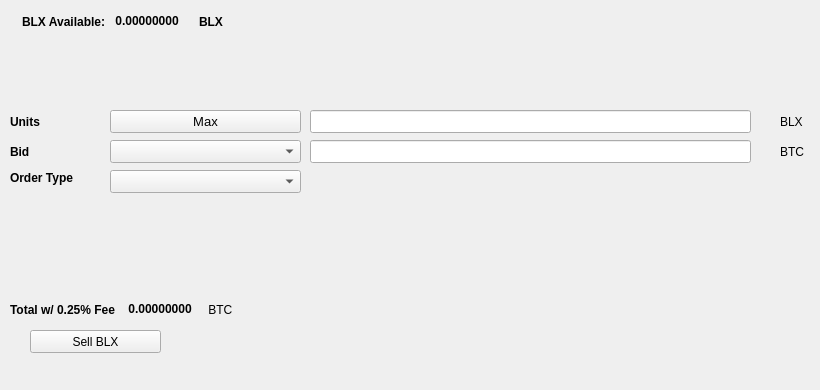
   <widget class="QWidget" name="SellTab">
    <attribute name="title">
     <string>Sell</string>
    </attribute>
    <widget class="QLabel" name="label_16">
     <property name="geometry">
      <rect>
       <x>780</x>
       <y>140</y>
       <width>31</width>
       <height>23</height>
      </rect>
     </property>
     <property name="text">
      <string>BTC</string>
     </property>
    </widget>
    <widget class="QComboBox" name="SellBidcomboBox">
     <property name="geometry">
      <rect>
       <x>110</x>
       <y>140</y>
       <width>191</width>
       <height>23</height>
      </rect>
     </property>
     <property name="font">
      <font>
       <pointsize>10</pointsize>
      </font>
     </property>
    </widget>
    <widget class="QLabel" name="label_18">
     <property name="geometry">
      <rect>
       <x>10</x>
       <y>110</y>
       <width>46</width>
       <height>23</height>
      </rect>
     </property>
     <property name="font">
      <font>
       <weight>75</weight>
       <bold>true</bold>
      </font>
     </property>
     <property name="text">
      <string>Units</string>
     </property>
    </widget>
    <widget class="QPushButton" name="Sell_Max_Amount">
     <property name="geometry">
      <rect>
       <x>110</x>
       <y>110</y>
       <width>191</width>
       <height>23</height>
      </rect>
     </property>
     <property name="font">
      <font>
       <pointsize>10</pointsize>
      </font>
     </property>
     <property name="text">
      <string>Max</string>
     </property>
    </widget>
    <widget class="QLabel" name="label_20">
     <property name="geometry">
      <rect>
       <x>10</x>
       <y>170</y>
       <width>91</width>
       <height>16</height>
      </rect>
     </property>
     <property name="font">
      <font>
       <weight>75</weight>
       <bold>true</bold>
      </font>
     </property>
     <property name="text">
      <string>Order Type</string>
     </property>
    </widget>
    <widget class="QComboBox" name="SellOrdertypeCombo">
     <property name="geometry">
      <rect>
       <x>110</x>
       <y>170</y>
       <width>191</width>
       <height>23</height>
      </rect>
     </property>
     <property name="font">
      <font>
       <pointsize>10</pointsize>
      </font>
     </property>
    </widget>
    <widget class="QLabel" name="label_21">
     <property name="geometry">
      <rect>
       <x>10</x>
       <y>140</y>
       <width>46</width>
       <height>23</height>
      </rect>
     </property>
     <property name="font">
      <font>
       <weight>75</weight>
       <bold>true</bold>
      </font>
     </property>
     <property name="text">
      <string>Bid</string>
     </property>
    </widget>
    <widget class="QLabel" name="label_22">
     <property name="geometry">
      <rect>
       <x>780</x>
       <y>110</y>
       <width>31</width>
       <height>23</height>
      </rect>
     </property>
     <property name="text">
      <string>BLX</string>
     </property>
    </widget>
    <widget class="QLineEdit" name="UnitsInputblx">
     <property name="geometry">
      <rect>
       <x>310</x>
       <y>110</y>
       <width>441</width>
       <height>23</height>
      </rect>
     </property>
     <property name="font">
      <font>
       <pointsize>9</pointsize>
       <weight>75</weight>
       <bold>true</bold>
      </font>
     </property>
    </widget>
    <widget class="QLineEdit" name="SellBidPriceEdit">
     <property name="geometry">
      <rect>
       <x>310</x>
       <y>140</y>
       <width>441</width>
       <height>23</height>
      </rect>
     </property>
     <property name="font">
      <font>
       <pointsize>9</pointsize>
       <weight>75</weight>
       <bold>true</bold>
      </font>
     </property>
    </widget>
    <widget class="QPushButton" name="SellblxBTN">
     <property name="geometry">
      <rect>
       <x>30</x>
       <y>330</y>
       <width>131</width>
       <height>23</height>
      </rect>
     </property>
     <property name="text">
      <string>Sell BLX</string>
     </property>
     <property name="icon">
      <iconset resource="../blx">
       <normaloff>:/icons/bitcoin</normaloff>:/icons/bitcoin</iconset>
     </property>
    </widget>
    <widget class="QWidget" name="layoutWidget3">
     <property name="geometry">
      <rect>
       <x>22</x>
       <y>12</y>
       <width>258</width>
       <height>19</height>
      </rect>
     </property>
     <layout class="QHBoxLayout" name="horizontalLayout">
      <item>
       <widget class="QLabel" name="label232_2">
        <property name="font">
         <font>
          <weight>75</weight>
          <bold>true</bold>
         </font>
        </property>
        <property name="text">
         <string>BLX Available:</string>
        </property>
       </widget>
      </item>
      <item>
       <widget class="QLabel" name="blxAvailableLabel">
        <property name="palette">
         <palette>
          <active>
           <colorrole role="WindowText">
            <brush brushstyle="SolidPattern">
             <color alpha="255">
              <red>0</red>
              <green>0</green>
              <blue>0</blue>
             </color>
            </brush>
           </colorrole>
           <colorrole role="Button">
            <brush brushstyle="SolidPattern">
             <color alpha="255">
              <red>0</red>
              <green>170</green>
              <blue>0</blue>
             </color>
            </brush>
           </colorrole>
           <colorrole role="Light">
            <brush brushstyle="SolidPattern">
             <color alpha="255">
              <red>0</red>
              <green>255</green>
              <blue>0</blue>
             </color>
            </brush>
           </colorrole>
           <colorrole role="Midlight">
            <brush brushstyle="SolidPattern">
             <color alpha="255">
              <red>0</red>
              <green>212</green>
              <blue>0</blue>
             </color>
            </brush>
           </colorrole>
           <colorrole role="Dark">
            <brush brushstyle="SolidPattern">
             <color alpha="255">
              <red>0</red>
              <green>85</green>
              <blue>0</blue>
             </color>
            </brush>
           </colorrole>
           <colorrole role="Mid">
            <brush brushstyle="SolidPattern">
             <color alpha="255">
              <red>0</red>
              <green>113</green>
              <blue>0</blue>
             </color>
            </brush>
           </colorrole>
           <colorrole role="Text">
            <brush brushstyle="SolidPattern">
             <color alpha="255">
              <red>0</red>
              <green>170</green>
              <blue>0</blue>
             </color>
            </brush>
           </colorrole>
           <colorrole role="BrightText">
            <brush brushstyle="SolidPattern">
             <color alpha="255">
              <red>255</red>
              <green>255</green>
              <blue>255</blue>
             </color>
            </brush>
           </colorrole>
           <colorrole role="ButtonText">
            <brush brushstyle="SolidPattern">
             <color alpha="255">
              <red>0</red>
              <green>0</green>
              <blue>0</blue>
             </color>
            </brush>
           </colorrole>
           <colorrole role="Base">
            <brush brushstyle="SolidPattern">
             <color alpha="255">
              <red>255</red>
              <green>255</green>
              <blue>255</blue>
             </color>
            </brush>
           </colorrole>
           <colorrole role="Window">
            <brush brushstyle="SolidPattern">
             <color alpha="255">
              <red>0</red>
              <green>170</green>
              <blue>0</blue>
             </color>
            </brush>
           </colorrole>
           <colorrole role="Shadow">
            <brush brushstyle="SolidPattern">
             <color alpha="255">
              <red>0</red>
              <green>0</green>
              <blue>0</blue>
             </color>
            </brush>
           </colorrole>
           <colorrole role="AlternateBase">
            <brush brushstyle="SolidPattern">
             <color alpha="255">
              <red>127</red>
              <green>212</green>
              <blue>127</blue>
             </color>
            </brush>
           </colorrole>
           <colorrole role="ToolTipBase">
            <brush brushstyle="SolidPattern">
             <color alpha="255">
              <red>255</red>
              <green>255</green>
              <blue>220</blue>
             </color>
            </brush>
           </colorrole>
           <colorrole role="ToolTipText">
            <brush brushstyle="SolidPattern">
             <color alpha="255">
              <red>0</red>
              <green>0</green>
              <blue>0</blue>
             </color>
            </brush>
           </colorrole>
          </active>
          <inactive>
           <colorrole role="WindowText">
            <brush brushstyle="SolidPattern">
             <color alpha="255">
              <red>0</red>
              <green>0</green>
              <blue>0</blue>
             </color>
            </brush>
           </colorrole>
           <colorrole role="Button">
            <brush brushstyle="SolidPattern">
             <color alpha="255">
              <red>0</red>
              <green>170</green>
              <blue>0</blue>
             </color>
            </brush>
           </colorrole>
           <colorrole role="Light">
            <brush brushstyle="SolidPattern">
             <color alpha="255">
              <red>0</red>
              <green>255</green>
              <blue>0</blue>
             </color>
            </brush>
           </colorrole>
           <colorrole role="Midlight">
            <brush brushstyle="SolidPattern">
             <color alpha="255">
              <red>0</red>
              <green>212</green>
              <blue>0</blue>
             </color>
            </brush>
           </colorrole>
           <colorrole role="Dark">
            <brush brushstyle="SolidPattern">
             <color alpha="255">
              <red>0</red>
              <green>85</green>
              <blue>0</blue>
             </color>
            </brush>
           </colorrole>
           <colorrole role="Mid">
            <brush brushstyle="SolidPattern">
             <color alpha="255">
              <red>0</red>
              <green>113</green>
              <blue>0</blue>
             </color>
            </brush>
           </colorrole>
           <colorrole role="Text">
            <brush brushstyle="SolidPattern">
             <color alpha="255">
              <red>0</red>
              <green>170</green>
              <blue>0</blue>
             </color>
            </brush>
           </colorrole>
           <colorrole role="BrightText">
            <brush brushstyle="SolidPattern">
             <color alpha="255">
              <red>255</red>
              <green>255</green>
              <blue>255</blue>
             </color>
            </brush>
           </colorrole>
           <colorrole role="ButtonText">
            <brush brushstyle="SolidPattern">
             <color alpha="255">
              <red>0</red>
              <green>0</green>
              <blue>0</blue>
             </color>
            </brush>
           </colorrole>
           <colorrole role="Base">
            <brush brushstyle="SolidPattern">
             <color alpha="255">
              <red>255</red>
              <green>255</green>
              <blue>255</blue>
             </color>
            </brush>
           </colorrole>
           <colorrole role="Window">
            <brush brushstyle="SolidPattern">
             <color alpha="255">
              <red>0</red>
              <green>170</green>
              <blue>0</blue>
             </color>
            </brush>
           </colorrole>
           <colorrole role="Shadow">
            <brush brushstyle="SolidPattern">
             <color alpha="255">
              <red>0</red>
              <green>0</green>
              <blue>0</blue>
             </color>
            </brush>
           </colorrole>
           <colorrole role="AlternateBase">
            <brush brushstyle="SolidPattern">
             <color alpha="255">
              <red>127</red>
              <green>212</green>
              <blue>127</blue>
             </color>
            </brush>
           </colorrole>
           <colorrole role="ToolTipBase">
            <brush brushstyle="SolidPattern">
             <color alpha="255">
              <red>255</red>
              <green>255</green>
              <blue>220</blue>
             </color>
            </brush>
           </colorrole>
           <colorrole role="ToolTipText">
            <brush brushstyle="SolidPattern">
             <color alpha="255">
              <red>0</red>
              <green>0</green>
              <blue>0</blue>
             </color>
            </brush>
           </colorrole>
          </inactive>
          <disabled>
           <colorrole role="WindowText">
            <brush brushstyle="SolidPattern">
             <color alpha="255">
              <red>0</red>
              <green>85</green>
              <blue>0</blue>
             </color>
            </brush>
           </colorrole>
           <colorrole role="Button">
            <brush brushstyle="SolidPattern">
             <color alpha="255">
              <red>0</red>
              <green>170</green>
              <blue>0</blue>
             </color>
            </brush>
           </colorrole>
           <colorrole role="Light">
            <brush brushstyle="SolidPattern">
             <color alpha="255">
              <red>0</red>
              <green>255</green>
              <blue>0</blue>
             </color>
            </brush>
           </colorrole>
           <colorrole role="Midlight">
            <brush brushstyle="SolidPattern">
             <color alpha="255">
              <red>0</red>
              <green>212</green>
              <blue>0</blue>
             </color>
            </brush>
           </colorrole>
           <colorrole role="Dark">
            <brush brushstyle="SolidPattern">
             <color alpha="255">
              <red>0</red>
              <green>85</green>
              <blue>0</blue>
             </color>
            </brush>
           </colorrole>
           <colorrole role="Mid">
            <brush brushstyle="SolidPattern">
             <color alpha="255">
              <red>0</red>
              <green>113</green>
              <blue>0</blue>
             </color>
            </brush>
           </colorrole>
           <colorrole role="Text">
            <brush brushstyle="SolidPattern">
             <color alpha="255">
              <red>0</red>
              <green>85</green>
              <blue>0</blue>
             </color>
            </brush>
           </colorrole>
           <colorrole role="BrightText">
            <brush brushstyle="SolidPattern">
             <color alpha="255">
              <red>255</red>
              <green>255</green>
              <blue>255</blue>
             </color>
            </brush>
           </colorrole>
           <colorrole role="ButtonText">
            <brush brushstyle="SolidPattern">
             <color alpha="255">
              <red>0</red>
              <green>85</green>
              <blue>0</blue>
             </color>
            </brush>
           </colorrole>
           <colorrole role="Base">
            <brush brushstyle="SolidPattern">
             <color alpha="255">
              <red>0</red>
              <green>170</green>
              <blue>0</blue>
             </color>
            </brush>
           </colorrole>
           <colorrole role="Window">
            <brush brushstyle="SolidPattern">
             <color alpha="255">
              <red>0</red>
              <green>170</green>
              <blue>0</blue>
             </color>
            </brush>
           </colorrole>
           <colorrole role="Shadow">
            <brush brushstyle="SolidPattern">
             <color alpha="255">
              <red>0</red>
              <green>0</green>
              <blue>0</blue>
             </color>
            </brush>
           </colorrole>
           <colorrole role="AlternateBase">
            <brush brushstyle="SolidPattern">
             <color alpha="255">
              <red>0</red>
              <green>170</green>
              <blue>0</blue>
             </color>
            </brush>
           </colorrole>
           <colorrole role="ToolTipBase">
            <brush brushstyle="SolidPattern">
             <color alpha="255">
              <red>255</red>
              <green>255</green>
              <blue>220</blue>
             </color>
            </brush>
           </colorrole>
           <colorrole role="ToolTipText">
            <brush brushstyle="SolidPattern">
             <color alpha="255">
              <red>0</red>
              <green>0</green>
              <blue>0</blue>
             </color>
            </brush>
           </colorrole>
          </disabled>
         </palette>
        </property>
        <property name="font">
         <font>
          <weight>75</weight>
          <bold>true</bold>
         </font>
        </property>
        <property name="text">
         <string> 0.00000000 </string>
        </property>
        <property name="textInteractionFlags">
         <set>Qt::LinksAccessibleByMouse|Qt::TextSelectableByKeyboard|Qt::TextSelectableByMouse</set>
        </property>
       </widget>
      </item>
      <item>
       <widget class="QLabel" name="labelblx">
        <property name="font">
         <font>
          <weight>75</weight>
          <bold>true</bold>
         </font>
        </property>
        <property name="text">
         <string>BLX</string>
        </property>
       </widget>
      </item>
     </layout>
    </widget>
    <widget class="QWidget" name="layoutWidget">
     <property name="geometry">
      <rect>
       <x>10</x>
       <y>300</y>
       <width>268</width>
       <height>19</height>
      </rect>
     </property>
     <layout class="QHBoxLayout" name="horizontalLayout_2">
      <item>
       <widget class="QLabel" name="label_19">
        <property name="font">
         <font>
          <weight>75</weight>
          <bold>true</bold>
         </font>
        </property>
        <property name="text">
         <string>Total w/ 0.25% Fee </string>
        </property>
       </widget>
      </item>
      <item>
       <widget class="QLabel" name="SellCostLabel">
        <property name="palette">
         <palette>
          <active>
           <colorrole role="WindowText">
            <brush brushstyle="SolidPattern">
             <color alpha="255">
              <red>0</red>
              <green>0</green>
              <blue>0</blue>
             </color>
            </brush>
           </colorrole>
           <colorrole role="Button">
            <brush brushstyle="SolidPattern">
             <color alpha="255">
              <red>0</red>
              <green>170</green>
              <blue>0</blue>
             </color>
            </brush>
           </colorrole>
           <colorrole role="Light">
            <brush brushstyle="SolidPattern">
             <color alpha="255">
              <red>0</red>
              <green>255</green>
              <blue>0</blue>
             </color>
            </brush>
           </colorrole>
           <colorrole role="Midlight">
            <brush brushstyle="SolidPattern">
             <color alpha="255">
              <red>0</red>
              <green>212</green>
              <blue>0</blue>
             </color>
            </brush>
           </colorrole>
           <colorrole role="Dark">
            <brush brushstyle="SolidPattern">
             <color alpha="255">
              <red>0</red>
              <green>85</green>
              <blue>0</blue>
             </color>
            </brush>
           </colorrole>
           <colorrole role="Mid">
            <brush brushstyle="SolidPattern">
             <color alpha="255">
              <red>0</red>
              <green>113</green>
              <blue>0</blue>
             </color>
            </brush>
           </colorrole>
           <colorrole role="Text">
            <brush brushstyle="SolidPattern">
             <color alpha="255">
              <red>0</red>
              <green>170</green>
              <blue>0</blue>
             </color>
            </brush>
           </colorrole>
           <colorrole role="BrightText">
            <brush brushstyle="SolidPattern">
             <color alpha="255">
              <red>255</red>
              <green>255</green>
              <blue>255</blue>
             </color>
            </brush>
           </colorrole>
           <colorrole role="ButtonText">
            <brush brushstyle="SolidPattern">
             <color alpha="255">
              <red>0</red>
              <green>0</green>
              <blue>0</blue>
             </color>
            </brush>
           </colorrole>
           <colorrole role="Base">
            <brush brushstyle="SolidPattern">
             <color alpha="255">
              <red>255</red>
              <green>255</green>
              <blue>255</blue>
             </color>
            </brush>
           </colorrole>
           <colorrole role="Window">
            <brush brushstyle="SolidPattern">
             <color alpha="255">
              <red>0</red>
              <green>170</green>
              <blue>0</blue>
             </color>
            </brush>
           </colorrole>
           <colorrole role="Shadow">
            <brush brushstyle="SolidPattern">
             <color alpha="255">
              <red>0</red>
              <green>0</green>
              <blue>0</blue>
             </color>
            </brush>
           </colorrole>
           <colorrole role="AlternateBase">
            <brush brushstyle="SolidPattern">
             <color alpha="255">
              <red>127</red>
              <green>212</green>
              <blue>127</blue>
             </color>
            </brush>
           </colorrole>
           <colorrole role="ToolTipBase">
            <brush brushstyle="SolidPattern">
             <color alpha="255">
              <red>255</red>
              <green>255</green>
              <blue>220</blue>
             </color>
            </brush>
           </colorrole>
           <colorrole role="ToolTipText">
            <brush brushstyle="SolidPattern">
             <color alpha="255">
              <red>0</red>
              <green>0</green>
              <blue>0</blue>
             </color>
            </brush>
           </colorrole>
          </active>
          <inactive>
           <colorrole role="WindowText">
            <brush brushstyle="SolidPattern">
             <color alpha="255">
              <red>0</red>
              <green>0</green>
              <blue>0</blue>
             </color>
            </brush>
           </colorrole>
           <colorrole role="Button">
            <brush brushstyle="SolidPattern">
             <color alpha="255">
              <red>0</red>
              <green>170</green>
              <blue>0</blue>
             </color>
            </brush>
           </colorrole>
           <colorrole role="Light">
            <brush brushstyle="SolidPattern">
             <color alpha="255">
              <red>0</red>
              <green>255</green>
              <blue>0</blue>
             </color>
            </brush>
           </colorrole>
           <colorrole role="Midlight">
            <brush brushstyle="SolidPattern">
             <color alpha="255">
              <red>0</red>
              <green>212</green>
              <blue>0</blue>
             </color>
            </brush>
           </colorrole>
           <colorrole role="Dark">
            <brush brushstyle="SolidPattern">
             <color alpha="255">
              <red>0</red>
              <green>85</green>
              <blue>0</blue>
             </color>
            </brush>
           </colorrole>
           <colorrole role="Mid">
            <brush brushstyle="SolidPattern">
             <color alpha="255">
              <red>0</red>
              <green>113</green>
              <blue>0</blue>
             </color>
            </brush>
           </colorrole>
           <colorrole role="Text">
            <brush brushstyle="SolidPattern">
             <color alpha="255">
              <red>0</red>
              <green>170</green>
              <blue>0</blue>
             </color>
            </brush>
           </colorrole>
           <colorrole role="BrightText">
            <brush brushstyle="SolidPattern">
             <color alpha="255">
              <red>255</red>
              <green>255</green>
              <blue>255</blue>
             </color>
            </brush>
           </colorrole>
           <colorrole role="ButtonText">
            <brush brushstyle="SolidPattern">
             <color alpha="255">
              <red>0</red>
              <green>0</green>
              <blue>0</blue>
             </color>
            </brush>
           </colorrole>
           <colorrole role="Base">
            <brush brushstyle="SolidPattern">
             <color alpha="255">
              <red>255</red>
              <green>255</green>
              <blue>255</blue>
             </color>
            </brush>
           </colorrole>
           <colorrole role="Window">
            <brush brushstyle="SolidPattern">
             <color alpha="255">
              <red>0</red>
              <green>170</green>
              <blue>0</blue>
             </color>
            </brush>
           </colorrole>
           <colorrole role="Shadow">
            <brush brushstyle="SolidPattern">
             <color alpha="255">
              <red>0</red>
              <green>0</green>
              <blue>0</blue>
             </color>
            </brush>
           </colorrole>
           <colorrole role="AlternateBase">
            <brush brushstyle="SolidPattern">
             <color alpha="255">
              <red>127</red>
              <green>212</green>
              <blue>127</blue>
             </color>
            </brush>
           </colorrole>
           <colorrole role="ToolTipBase">
            <brush brushstyle="SolidPattern">
             <color alpha="255">
              <red>255</red>
              <green>255</green>
              <blue>220</blue>
             </color>
            </brush>
           </colorrole>
           <colorrole role="ToolTipText">
            <brush brushstyle="SolidPattern">
             <color alpha="255">
              <red>0</red>
              <green>0</green>
              <blue>0</blue>
             </color>
            </brush>
           </colorrole>
          </inactive>
          <disabled>
           <colorrole role="WindowText">
            <brush brushstyle="SolidPattern">
             <color alpha="255">
              <red>0</red>
              <green>85</green>
              <blue>0</blue>
             </color>
            </brush>
           </colorrole>
           <colorrole role="Button">
            <brush brushstyle="SolidPattern">
             <color alpha="255">
              <red>0</red>
              <green>170</green>
              <blue>0</blue>
             </color>
            </brush>
           </colorrole>
           <colorrole role="Light">
            <brush brushstyle="SolidPattern">
             <color alpha="255">
              <red>0</red>
              <green>255</green>
              <blue>0</blue>
             </color>
            </brush>
           </colorrole>
           <colorrole role="Midlight">
            <brush brushstyle="SolidPattern">
             <color alpha="255">
              <red>0</red>
              <green>212</green>
              <blue>0</blue>
             </color>
            </brush>
           </colorrole>
           <colorrole role="Dark">
            <brush brushstyle="SolidPattern">
             <color alpha="255">
              <red>0</red>
              <green>85</green>
              <blue>0</blue>
             </color>
            </brush>
           </colorrole>
           <colorrole role="Mid">
            <brush brushstyle="SolidPattern">
             <color alpha="255">
              <red>0</red>
              <green>113</green>
              <blue>0</blue>
             </color>
            </brush>
           </colorrole>
           <colorrole role="Text">
            <brush brushstyle="SolidPattern">
             <color alpha="255">
              <red>0</red>
              <green>85</green>
              <blue>0</blue>
             </color>
            </brush>
           </colorrole>
           <colorrole role="BrightText">
            <brush brushstyle="SolidPattern">
             <color alpha="255">
              <red>255</red>
              <green>255</green>
              <blue>255</blue>
             </color>
            </brush>
           </colorrole>
           <colorrole role="ButtonText">
            <brush brushstyle="SolidPattern">
             <color alpha="255">
              <red>0</red>
              <green>85</green>
              <blue>0</blue>
             </color>
            </brush>
           </colorrole>
           <colorrole role="Base">
            <brush brushstyle="SolidPattern">
             <color alpha="255">
              <red>0</red>
              <green>170</green>
              <blue>0</blue>
             </color>
            </brush>
           </colorrole>
           <colorrole role="Window">
            <brush brushstyle="SolidPattern">
             <color alpha="255">
              <red>0</red>
              <green>170</green>
              <blue>0</blue>
             </color>
            </brush>
           </colorrole>
           <colorrole role="Shadow">
            <brush brushstyle="SolidPattern">
             <color alpha="255">
              <red>0</red>
              <green>0</green>
              <blue>0</blue>
             </color>
            </brush>
           </colorrole>
           <colorrole role="AlternateBase">
            <brush brushstyle="SolidPattern">
             <color alpha="255">
              <red>0</red>
              <green>170</green>
              <blue>0</blue>
             </color>
            </brush>
           </colorrole>
           <colorrole role="ToolTipBase">
            <brush brushstyle="SolidPattern">
             <color alpha="255">
              <red>255</red>
              <green>255</green>
              <blue>220</blue>
             </color>
            </brush>
           </colorrole>
           <colorrole role="ToolTipText">
            <brush brushstyle="SolidPattern">
             <color alpha="255">
              <red>0</red>
              <green>0</green>
              <blue>0</blue>
             </color>
            </brush>
           </colorrole>
          </disabled>
         </palette>
        </property>
        <property name="font">
         <font>
          <weight>75</weight>
          <bold>true</bold>
         </font>
        </property>
        <property name="autoFillBackground">
         <bool>false</bool>
        </property>
        <property name="text">
         <string> 0.00000000</string>
        </property>
        <property name="textInteractionFlags">
         <set>Qt::LinksAccessibleByMouse|Qt::TextSelectableByMouse</set>
        </property>
       </widget>
      </item>
      <item>
       <widget class="QLabel" name="label_17">
        <property name="font">
         <font>
          <weight>50</weight>
          <bold>false</bold>
         </font>
        </property>
        <property name="text">
         <string> BTC</string>
        </property>
       </widget>
      </item>
     </layout>
    </widget>
    <widget class="QLabel" name="label_23">
     <property name="geometry">
      <rect>
       <x>460</x>
       <y>300</y>
       <width>281</width>
       <height>81</height>
      </rect>
     </property>
     <property name="text">
      <string/>
     </property>
     <property name="pixmap">
      <pixmap>:/images/bittrex</pixmap>
     </property>
    </widget>
   </widget>
